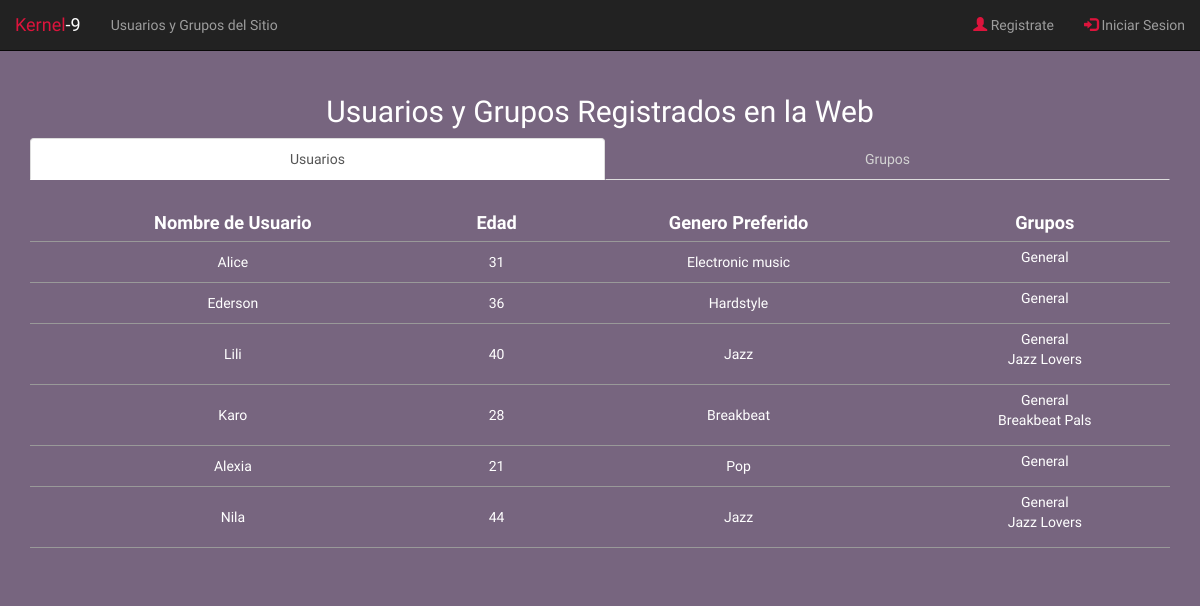
The page /lists.php on the database its author committed.
### tables this page shows
CREATE TABLE `usuarios` (
  `user_id` int(11) NOT NULL,
  `user_name` varchar(20) NOT NULL,
  `user_email` varchar(40) NOT NULL,
  `user_age` tinyint(4) NOT NULL,
  `user_pass` varchar(255) NOT NULL,
  `user_genre` varchar(255) NOT NULL,
  `user_groups` varchar(200) NOT NULL,
  `user_isAdmin` tinyint(1) NOT NULL
);

### includes/functions.php (called while the page is built, shortened)
<?php
function get_username_from_id($mysqli, $id){
	$query = "SELECT user_name FROM usuarios WHERE user_id='$id'";
	$resultado = $mysqli->query($query) or die ($mysqli->error. " en la línea ".(__LINE__-1));
	$stuff = $resultado->fetch_assoc();
	return $stuff['user_name'];
}
function obtain_user_list($mysqli){
	$query = "SELECT * FROM usuarios";
	$resultado = $mysqli->query($query) or die ($mysqli->error. " en la línea ".(__LINE__-1));
	return $resultado;
}
?>

### lists.php (the view, shortened to what this page needs)
<?php
require('includes/db.php');
?>
<!DOCTYPE html>
<html lang="es">
<head>
	<?php require "includes/header.php"; ?>
	<link rel="stylesheet" type="text/css" href="css/messages.css">
	<link rel="stylesheet" type="text/css" href="css/user-list.css">
</head>
<body>
	<?php require "includes/navbar.php"; ?>
	<?php require "includes/functions.php"; ?>
	<div class="container">
		<div class="row">
			<div class="col-lg-12">
				<h2 style="text-align: center;" >Usuarios y Grupos Registrados en la Web</h2>
			</div>
			<div class="col-lg-12">
				<ul class="nav nav-tabs nav-justified">
					<li class="active"><a data-toggle="tab" href="#user_list">Usuarios</a></li>
					<li><a data-toggle="tab" href="#group_list">Grupos</a></li>
				</ul>
				<div class="tab-content">
					<div id="user_list" class="tab-pane fade in active messages-container">
						<?php
						$resultado = obtain_user_list($mysqli);
						$rows = mysqli_num_rows($resultado);
						if($rows > 0){
							echo '
							<div class="row" style="margin-top:25px;">
								<div class="col-md-12 message">
									<table>
										<tr>
											<th>Nombre de Usuario</th>
											<th>Edad</th>
											<th>Genero Preferido</th>
											<th>Grupos</th>
										</tr>';
										while ($usuario = $resultado->fetch_assoc()) {
											$user = get_username_from_id($mysqli, $usuario["user_id"]);
											$edad = $usuario["user_age"];
											$genero = $usuario["user_genre"];
											echo '
											<tr>
												<td>'.$user.'</td>
												<td>'.$edad.'</td>
												<td>'.$genero.'</td>
												<td>
													<ul style="padding: 0;list-style-type: none;">'
														;
														$groups = explode(",", $usuario["user_groups"]);
														foreach ($groups as $grupo) {
															echo '<li>'.$grupo.'</li>';
														}
														echo '
													</ul>
												</td>
											</tr>';
										}
										echo '
									</table>
								</div>
							</div>
							';
						} else {
							echo '
							<div class="row section" style="text-align:center;">
								<h2> No Existe ningun usuario registrado</h2>
							</div>
							';
						}
						?>
					</div>
				</div>
			</div>
		</div>
	</div>
</body>
</html>

### css/body-style.css (style rules this page uses)
body { margin-top:175px; background: url('../img/silkbrush8.png'); background-repeat: no-repeat; background-attachment: fixed; background-color: #77657f; color: white; font-family: 'Fira Sans', sans-serif; }

### css/messages.css (style rules this page uses)
body { margin-top: 75px; }
.nav-tabs > li > a { color: lightgray; }
.messages-container { margin-bottom: 30px; }

### css/user-list.css (style rules this page uses)
table { width: 100%; }
table th { font-size: 1.3em; }
table td { font-size: 1em; vertical-align: middle; }
table th, td { padding: 5px; text-align: center; border-bottom: 1px solid #999; font-family: 'Asap', serif; }

### rows shown on the page
usuarios: user "Alice", user_age "31", user_genre "Electronic music", user_groups "General"
usuarios: user "Ederson", user_age "36", user_genre "Hardstyle", user_groups "General"
usuarios: user "Lili", user_age "40", user_genre "Jazz", user_groups "General", user_groups "Jazz Lovers"
usuarios: user "Karo", user_age "28", user_genre "Breakbeat", user_groups "General", user_groups "Breakbeat Pals"
usuarios: user "Alexia", user_age "21", user_genre "Pop", user_groups "General"
usuarios: user "Nila", user_age "44", user_genre "Jazz", user_groups "General", user_groups "Jazz Lovers"
